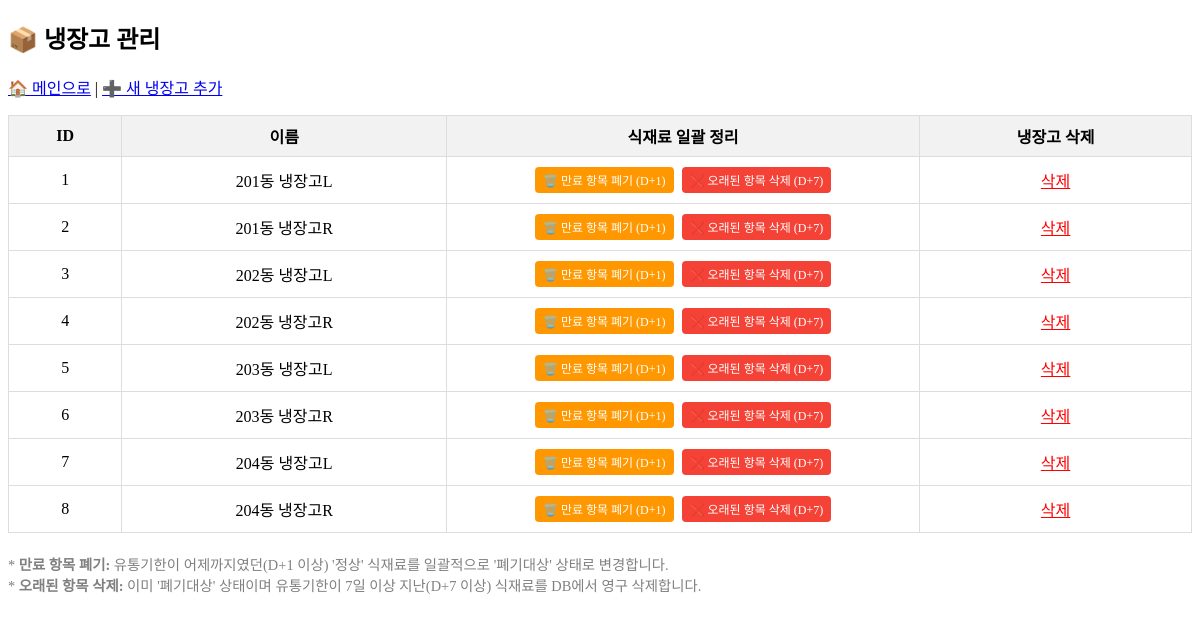
Screenshot of /fridge_manage.php (signed in) with the database file from the repository.
### tables this page shows
CREATE TABLE IF NOT EXISTS `Fridge` (
  `fridge_id` INT NOT NULL AUTO_INCREMENT COMMENT '냉장고 ID (PK, 자동증가)',
  `fridge_name` VARCHAR(45) NOT NULL COMMENT '냉장고 이름',
  PRIMARY KEY (`fridge_id`));

### fridge_manage.php (the view, shortened to what this page needs)
<?php
require_once 'config.php';
$stmt = $pdo->query("SELECT * FROM Fridge ORDER BY fridge_id ASC");
$rows = $stmt->fetchAll();
?>
<!DOCTYPE html>
<html lang="ko">
<head>
</head>
<body>
<h2>📦 냉장고 관리</h2>
<p>
    <a href="index.php">🏠 메인으로</a> |
    <a href="fridge_new.php">➕ 새 냉장고 추가</a>
</p>
<table>
  <tr>
    <th>ID</th>
    <th>이름</th>
    <th width="40%">식재료 일괄 정리</th>
    <th>냉장고 삭제</th>
  </tr>
<?php foreach ($rows as $f): ?>
  <tr>
    <td><?= $f['fridge_id'] ?></td>
    <td><?= htmlspecialchars($f['fridge_name']) ?></td>
    <td>
        <a href="fridge_bulk_action.php?fridge_id=<?= $f['fridge_id'] ?>&action=dispose_expired"
           class="btn btn-dispose"
           onclick="return confirm('<?= $f['fridge_name'] ?>의 유통기한이 지난 모든 식재료를 \'폐기대상\'으로 변경하시겠습니까?')">
           🗑️ 만료 항목 폐기 (D+1)
        </a>
        <a href="fridge_bulk_action.php?fridge_id=<?= $f['fridge_id'] ?>&action=delete_old"
           class="btn btn-delete"
           onclick="return confirm('<?= $f['fridge_name'] ?>에서 \'폐기대상\'이고 7일 이상 지난 항목을 완전히 삭제하시겠습니까? \n(복구할 수 없습니다)')">
           ❌ 오래된 항목 삭제 (D+7)
        </a>
    </td>
    <td>
        <a href="fridge_delete.php?id=<?= $f['fridge_id'] ?>"
           class="btn-del-fridge"
           onclick="return confirm('냉장고를 삭제하면 안에 있는 식재료도 모두 삭제됩니다. 계속하시겠습니까?')">
           삭제
        </a>
    </td>
  </tr>
<?php endforeach; ?>
</table>
<p style="color:gray; font-size:0.9em; margin-top:20px;">
    * <strong>만료 항목 폐기:</strong> 유통기한이 어제까지였던(D+1 이상) '정상' 식재료를 일괄적으로 '폐기대상' 상태로 변경합니다.<br>
    * <strong>오래된 항목 삭제:</strong> 이미 '폐기대상' 상태이며 유통기한이 7일 이상 지난(D+7 이상) 식재료를 DB에서 영구 삭제합니다.
</p>
</body>
</html>

### fridge_manage.php (style rules this page uses)
table { border-collapse: collapse; width: 100%; }
th, td { padding: 8px 12px; text-align: center; border: 1px solid #ddd; }
th { background-color: #f2f2f2; }
.btn { padding: 4px 8px; text-decoration: none; border-radius: 4px; font-size: 12px; color: white; display: inline-block; margin: 2px; }
.btn-dispose { background-color: #ff9800; }
.btn-delete { background-color: #f44336; }
.btn-del-fridge { color: red; text-decoration: underline; }

### rows the page displays
fridge: fridge_id "1", fridge_name "201동 냉장고L"
fridge: fridge_id "2", fridge_name "201동 냉장고R"
fridge: fridge_id "3", fridge_name "202동 냉장고L"
fridge: fridge_id "4", fridge_name "202동 냉장고R"
fridge: fridge_id "5", fridge_name "203동 냉장고L"
fridge: fridge_id "6", fridge_name "203동 냉장고R"
fridge: fridge_id "7", fridge_name "204동 냉장고L"
fridge: fridge_id "8", fridge_name "204동 냉장고R"
